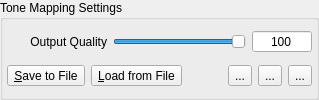
      <widget class="QGroupBox" name="groupSaveLoadTMOsetting">
       <property name="sizePolicy">
        <sizepolicy hsizetype="Expanding" vsizetype="Preferred">
         <horstretch>0</horstretch>
         <verstretch>0</verstretch>
        </sizepolicy>
       </property>
       <property name="toolTip">
        <string/>
       </property>
       <property name="whatsThis">
        <string>Here you can load and save a tone mapping settings file.&lt;br&gt;You can also apply the contents of the currently loaded settings file.</string>
       </property>
       <property name="title">
        <string>Tone Mapping Settings</string>
       </property>
       <layout class="QGridLayout" name="gridLayout_4">
        <property name="margin">
         <number>4</number>
        </property>
        <item row="0" column="0">
         <layout class="QGridLayout" name="gridLayout_16">
          <item row="0" column="1">
           <widget class="QSlider" name="qualityHS">
            <property name="toolTip">
             <string>Saved Quality for JPG or PNG</string>
            </property>
            <property name="maximum">
             <number>100</number>
            </property>
            <property name="value">
             <number>100</number>
            </property>
            <property name="orientation">
             <enum>Qt::Horizontal</enum>
            </property>
           </widget>
          </item>
          <item row="0" column="2">
           <widget class="QSpinBox" name="qualitySB">
            <property name="minimumSize">
             <size>
              <width>60</width>
              <height>0</height>
             </size>
            </property>
            <property name="maximumSize">
             <size>
              <width>60</width>
              <height>16777215</height>
             </size>
            </property>
            <property name="toolTip">
             <string>Saved Quality for JPG or PNG</string>
            </property>
            <property name="alignment">
             <set>Qt::AlignCenter</set>
            </property>
            <property name="buttonSymbols">
             <enum>QAbstractSpinBox::NoButtons</enum>
            </property>
            <property name="maximum">
             <number>100</number>
            </property>
            <property name="value">
             <number>100</number>
            </property>
           </widget>
          </item>
          <item row="0" column="0">
           <widget class="QLabel" name="label_7">
            <property name="minimumSize">
             <size>
              <width>100</width>
              <height>0</height>
             </size>
            </property>
            <property name="maximumSize">
             <size>
              <width>100</width>
              <height>16777215</height>
             </size>
            </property>
            <property name="text">
             <string>Output Quality</string>
            </property>
            <property name="alignment">
             <set>Qt::AlignRight|Qt::AlignTrailing|Qt::AlignVCenter</set>
            </property>
           </widget>
          </item>
         </layout>
        </item>
        <item row="1" column="0">
         <layout class="QGridLayout" name="gridLayout_24">
          <item row="0" column="0">
           <widget class="QToolButton" name="savesettingsbutton">
            <property name="sizePolicy">
             <sizepolicy hsizetype="Fixed" vsizetype="Fixed">
              <horstretch>0</horstretch>
              <verstretch>0</verstretch>
             </sizepolicy>
            </property>
            <property name="toolTip">
             <string>Save current parameters to a text file</string>
            </property>
            <property name="whatsThis">
             <string>Save current parameters (pregamma and TMO) to a text file.</string>
            </property>
            <property name="text">
             <string>&amp;Save to File</string>
            </property>
            <property name="icon">
             <iconset resource="../icons.qrc">
              <normaloff>:/new/prefix1/images/filesave.png</normaloff>:/new/prefix1/images/filesave.png</iconset>
            </property>
           </widget>
          </item>
          <item row="0" column="1">
           <widget class="QToolButton" name="loadsettingsbutton">
            <property name="sizePolicy">
             <sizepolicy hsizetype="Fixed" vsizetype="Fixed">
              <horstretch>0</horstretch>
              <verstretch>0</verstretch>
             </sizepolicy>
            </property>
            <property name="toolTip">
             <string>Load an existing text file containing pregamma and TMO settings</string>
            </property>
            <property name="whatsThis">
             <string>Load an existing text file containing pregamma and TMO settings.</string>
            </property>
            <property name="text">
             <string>&amp;Load from File</string>
            </property>
            <property name="icon">
             <iconset resource="../icons.qrc">
              <normaloff>:/new/prefix1/images/fileopen.png</normaloff>:/new/prefix1/images/fileopen.png</iconset>
            </property>
           </widget>
          </item>
          <item row="0" column="3">
           <widget class="QToolButton" name="saveButton">
            <property name="toolTip">
             <string>Save current parameters</string>
            </property>
            <property name="text">
             <string>...</string>
            </property>
            <property name="icon">
             <iconset resource="../icons.qrc">
              <normaloff>:/new/prefix1/images/filesave.png</normaloff>:/new/prefix1/images/filesave.png</iconset>
            </property>
           </widget>
          </item>
          <item row="0" column="4">
           <widget class="QToolButton" name="loadButton">
            <property name="toolTip">
             <string>Load saved parameters</string>
            </property>
            <property name="text">
             <string>...</string>
            </property>
            <property name="icon">
             <iconset resource="../icons.qrc">
              <normaloff>:/new/prefix1/images/fileopen.png</normaloff>:/new/prefix1/images/fileopen.png</iconset>
            </property>
           </widget>
          </item>
          <item row="0" column="5">
           <widget class="QToolButton" name="loadCommentsButton">
            <property name="toolTip">
             <string>Load parameters by comment</string>
            </property>
            <property name="text">
             <string>...</string>
            </property>
            <property name="icon">
             <iconset resource="../icons.qrc">
              <normaloff>:/new/prefix1/images/draganddrop.png</normaloff>:/new/prefix1/images/draganddrop.png</iconset>
            </property>
           </widget>
          </item>
          <item row="0" column="2">
           <spacer name="horizontalSpacer">
            <property name="orientation">
             <enum>Qt::Horizontal</enum>
            </property>
            <property name="sizeHint" stdset="0">
             <size>
              <width>40</width>
              <height>20</height>
             </size>
            </property>
           </spacer>
          </item>
         </layout>
        </item>
       </layout>
      </widget>
